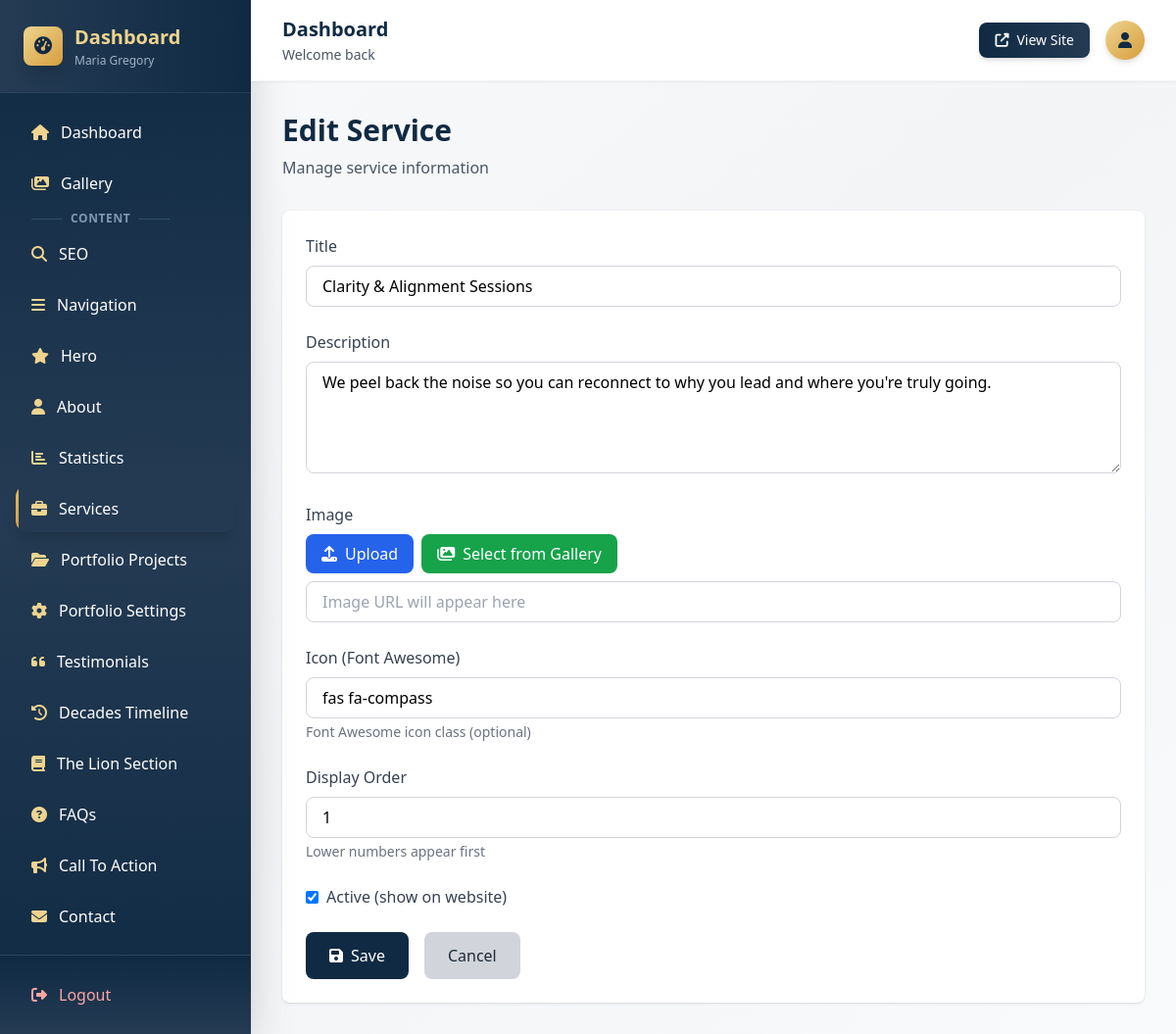
Screenshot of /dashboard/services/7/ (signed in) with the database file from the repository.
### myApp/models.py (models this page shows, shortened)
class Service(models.Model):
    title = models.CharField(max_length=200)
    description = models.TextField(blank=True)
    icon = models.CharField(max_length=100, blank=True)
    image_url = models.URLField(max_length=500, blank=True)
    sort_order = models.IntegerField(default=0)
    is_active = models.BooleanField(default=True)
    content = JSONField(default=dict, blank=True)
    created_at = models.DateTimeField(auto_now_add=True)
    updated_at = models.DateTimeField(auto_now=True)
    class Meta:
        ordering = ['sort_order', 'id']

### myApp/dashboard_views.py (the view, shortened to what this page needs)
# urls.py: path('services/<int:service_id>/', dashboard_views.service_edit, name='service_edit'),
@login_required
def service_edit(request, service_id=None):
    if service_id:
        service = get_object_or_404(Service, id=service_id)
    else:
        service = Service()
    context = {'service': service}
    return render(request, 'dashboard/service_edit.html', context)

### myApp/templates/dashboard/service_edit.html (shortened to what this page needs)
{% extends "dashboard/base.html" %}
{% block content %}
<div class="mb-8">
    <h1 class="text-3xl font-bold text-navy-900 mb-2">{% if service.id %}Edit{% else %}Add{% endif %} Service</h1>
    <p class="text-gray-600">Manage service information</p>
</div>
<form method="post" class="bg-white rounded-lg shadow p-6">
    <div class="mb-6">
        <label class="block text-gray-700 font-medium mb-2">Title</label>
        <input type="text" name="title" value="{{ service.title|default:'' }}" class="w-full px-4 py-2 border border-gray-300 rounded-lg focus:ring-2 focus:ring-navy-500" required>
    </div>
    <div class="mb-6">
        <label class="block text-gray-700 font-medium mb-2">Description</label>
        <textarea name="description" rows="4" class="w-full px-4 py-2 border border-gray-300 rounded-lg focus:ring-2 focus:ring-navy-500">{{ service.description|default:'' }}</textarea>
    </div>
    <div class="mb-6">
        <label class="block text-gray-700 font-medium mb-2">Image</label>
        <div class="flex gap-2 mb-2">
            <button type="button" onclick="openImageUpload('image_url')" class="bg-blue-600 hover:bg-blue-700 text-white px-4 py-2 rounded-lg transition-colors">
                <i class="fas fa-upload mr-2"></i>Upload
            </button>
            <button type="button" onclick="openImagePicker('image_url')" class="bg-green-600 hover:bg-green-700 text-white px-4 py-2 rounded-lg transition-colors">
                <i class="fas fa-images mr-2"></i>Select from Gallery
            </button>
        </div>
        <input type="url" name="image_url" id="image_url" value="{{ service.image_url|default:'' }}" class="w-full px-4 py-2 border border-gray-300 rounded-lg focus:ring-2 focus:ring-navy-500" placeholder="Image URL will appear here">
    </div>
    <div class="mb-6">
        <label class="block text-gray-700 font-medium mb-2">Icon (Font Awesome)</label>
        <input type="text" name="icon" value="{{ service.icon|default:'' }}" class="w-full px-4 py-2 border border-gray-300 rounded-lg focus:ring-2 focus:ring-navy-500" placeholder="e.g., fas fa-heart">
        <p class="text-sm text-gray-500 mt-1">Font Awesome icon class (optional)</p>
    </div>
    <div class="mb-6">
        <label class="block text-gray-700 font-medium mb-2">Display Order</label>
        <input type="number" name="sort_order" value="{{ service.sort_order|default:0 }}" class="w-full px-4 py-2 border border-gray-300 rounded-lg focus:ring-2 focus:ring-navy-500">
        <p class="text-sm text-gray-500 mt-1">Lower numbers appear first</p>
    </div>
    <div class="mb-6">
        <label class="flex items-center">
            <input type="checkbox" name="is_active" {% if service.is_active or not service.id %}checked{% endif %} class="mr-2">
            <span class="text-gray-700 font-medium">Active (show on website)</span>
        </label>
    </div>
    <div class="flex gap-4">
        <button type="submit" class="bg-navy-900 hover:bg-navy-800 text-white px-6 py-3 rounded-lg transition-colors">
            <i class="fas fa-save mr-2"></i>Save
        </button>
        <a href="{% url 'dashboard:services_list' %}" class="bg-gray-300 hover:bg-gray-400 text-gray-800 px-6 py-3 rounded-lg transition-colors">
            Cancel
        </a>
    </div>
</form>
{% endblock %}

### rows the page displays
Service: title "Clarity & Alignment Sessions", description "We peel back the noise so you can reconnect to why you lead and where you're truly going.", icon "fas fa-compass", sort_order "1", is_active "☑"
